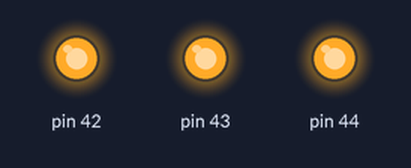
Simulated run of this sketch. Board: Arduino Mega 2560, built with avr-gcc and run on an emulated ATmega2560. Parts: output pins drawn as LEDs (lit = HIGH).

Above: at 0.5 s.
At 1.5 s:
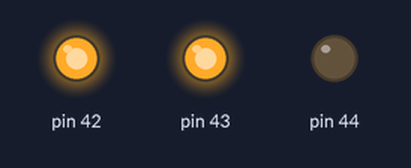
At 2.5 s:
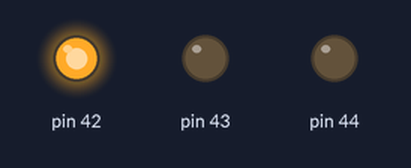
At 3.5 s:
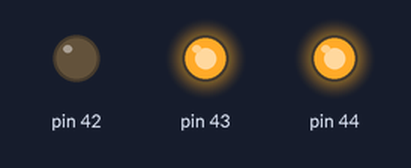
At 4.5 s:
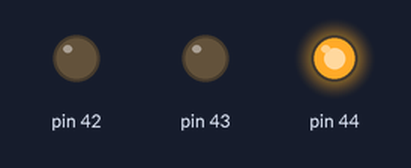
Timing chart, 0 to 6.5 s (numbered marks = the images above):
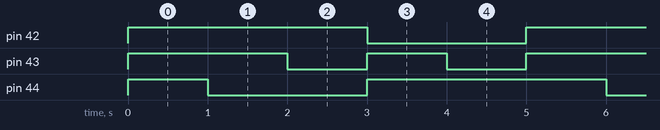

The sketch:

RGB_LED.ino
```cpp
void setup()
{
  pinMode(42, OUTPUT);
  pinMode(43, OUTPUT);
  pinMode(44, OUTPUT);
}

void loop()
{
  digitalWrite(42, 1);
  digitalWrite(43, 1);
  digitalWrite(44, 1);
  delay(1000);
  digitalWrite(42, 1);
  digitalWrite(43, 1);
  digitalWrite(44, 0);
  delay(1000);
  digitalWrite(42, 1);
  digitalWrite(43, 0);
  digitalWrite(44, 0);
  delay(1000);
  digitalWrite(42, 0);
  digitalWrite(43, 1);
  digitalWrite(44, 1);
  delay(1000);
  digitalWrite(42, 0);
  digitalWrite(43, 0);
  digitalWrite(44, 1);
  delay(1000);
}
```

Measured:
- by itself, pin 42: alternates HIGH for 3.0 s and LOW for 2.0 s
- by itself, pin 43: repeats every 5.0 s: LOW 1.0 s, HIGH 1.0 s, LOW 1.0 s, HIGH 2.0 s
- by itself, pin 44: repeats every 5.0 s: LOW 2.0 s, HIGH 3.0 s
